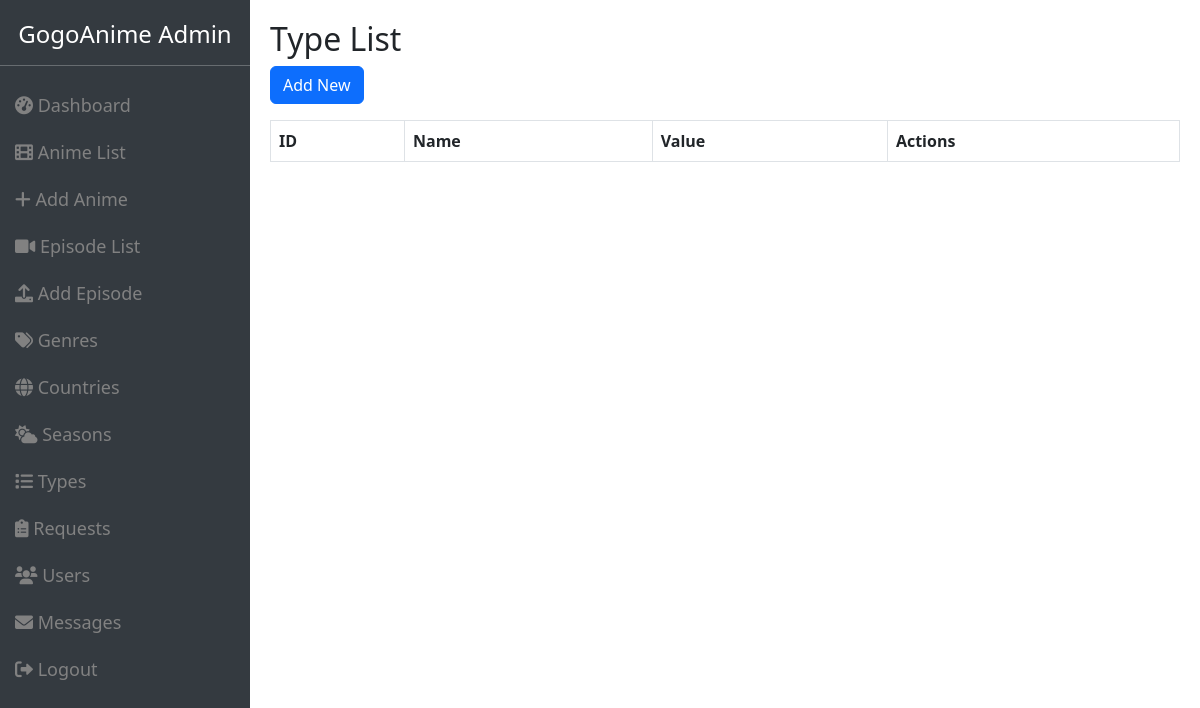
Before: /admin/type_list.php (signed in) with the older database file.
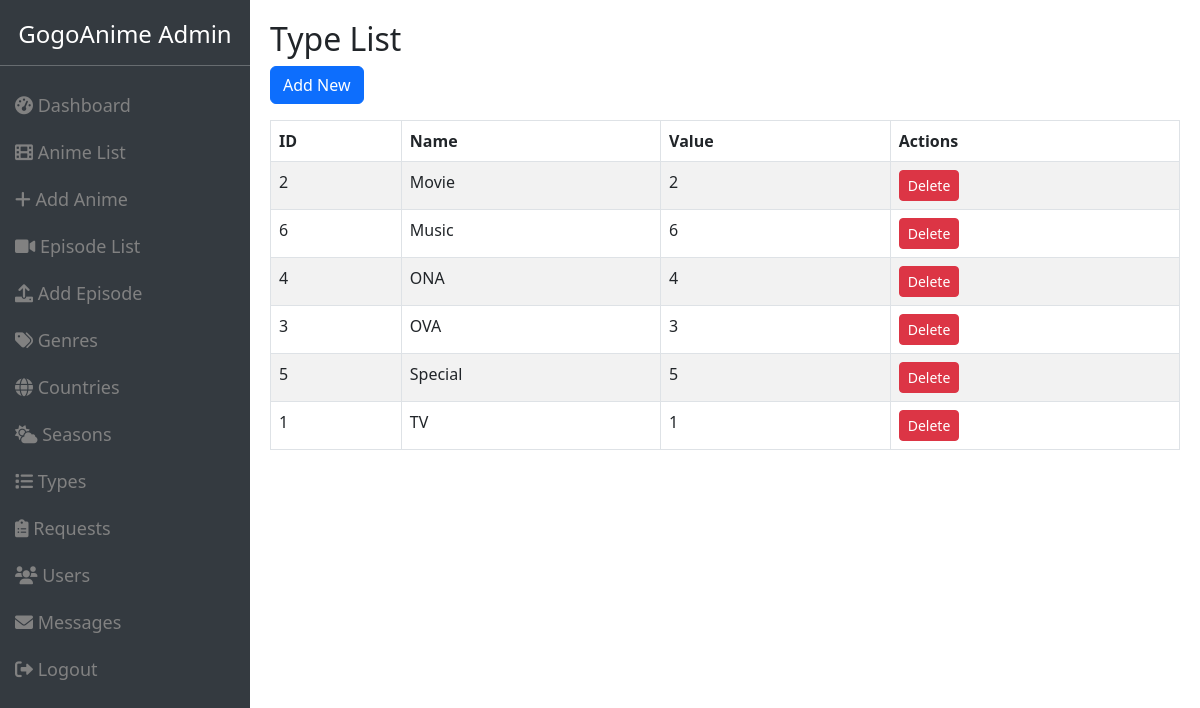
After: the same page with the newer database file.
### tables this page shows
CREATE TABLE `types` (
  `id` int(11) NOT NULL,
  `name` varchar(100) NOT NULL,
  `value` varchar(100) DEFAULT NULL
);

### admin/type_list.php (the view, shortened to what this page needs)
<?php
require_once '../app/config/db.php';
require_once 'layout/header.php';
$stmt = $conn->query("SELECT * FROM types ORDER BY name ASC");
$types = $stmt->fetchAll(PDO::FETCH_ASSOC);
?>
<h2>Type List</h2>
<a href="type_add.php" class="btn btn-primary mb-3">Add New</a>
<table class="table table-bordered table-striped">
    <thead>
        <tr>
            <th>ID</th>
            <th>Name</th>
            <th>Value</th>
            <th>Actions</th>
        </tr>
    </thead>
    <tbody>
        <?php foreach($types as $t): ?>
        <tr>
            <td><?=$t['id']?></td>
            <td><?=htmlspecialchars($t['name'])?></td>
            <td><?=htmlspecialchars($t['value'])?></td>
            <td>
                <a href="?delete=<?=$t['id']?>" class="btn btn-sm btn-danger" onclick="return confirm('Are you sure?')">Delete</a>
            </td>
        </tr>
        <?php endforeach; ?>
    </tbody>
</table>
<?php require_once 'layout/footer.php'; ?>

### admin/layout/header.php (shortened to what this page needs)
<!DOCTYPE html>
<html>
<head>
    <link rel="stylesheet" href="https://cdn.jsdelivr.net/npm/bootstrap@5.3.0/dist/css/bootstrap.min.css">
    <link rel="stylesheet" href="https://cdnjs.cloudflare.com/ajax/libs/font-awesome/6.0.0/css/all.min.css">
</head>
<body>
    <div class="sidebar">
        <h4 class="text-white text-center">GogoAnime Admin</h4>
        <hr class="text-white">
        <a href="/admin/index.php"><i class="fas fa-tachometer-alt"></i> Dashboard</a>
        <a href="/admin/anime_list.php"><i class="fas fa-film"></i> Anime List</a>
        <a href="/admin/anime_add.php"><i class="fas fa-plus"></i> Add Anime</a>
        <a href="/admin/episode_list.php"><i class="fas fa-video"></i> Episode List</a>
        <a href="/admin/episode_add.php"><i class="fas fa-upload"></i> Add Episode</a>
        <a href="/admin/genre_list.php"><i class="fas fa-tags"></i> Genres</a>
        <a href="/admin/country_list.php"><i class="fas fa-globe"></i> Countries</a>
        <a href="/admin/season_list.php"><i class="fas fa-cloud-sun"></i> Seasons</a>
        <a href="/admin/type_list.php"><i class="fas fa-list"></i> Types</a>
        <a href="/admin/request_list.php"><i class="fas fa-clipboard-list"></i> Requests</a>
        <a href="/admin/users.php"><i class="fas fa-users"></i> Users</a>
        <a href="/admin/messages.php"><i class="fas fa-envelope"></i> Messages</a>
        <a href="/admin/logout.php"><i class="fas fa-sign-out-alt"></i> Logout</a>
    </div>
    <div class="main-content">

### admin/layout/footer.php (shortened to what this page needs)
    </div>
</body>
</html>

### admin/layout/header.php (style rules this page uses)
.sidebar { height: 100vh; position: fixed; top: 0; left: 0; width: 250px; background-color: #343a40; padding-top: 20px; overflow-y: auto; }
.sidebar a { padding: 10px 15px; text-decoration: none; font-size: 18px; color: #818181; display: block; }
.main-content { margin-left: 250px; padding: 20px; }

Changed rows visible on the page:
added types: id "2", name "Movie", value "2"
added types: id "6", name "Music", value "6"
added types: id "4", name "ONA", value "4"
added types: id "3", name "OVA", value "3"
added types: id "5", name "Special", value "5"
added types: id "1", name "TV", value "1"
